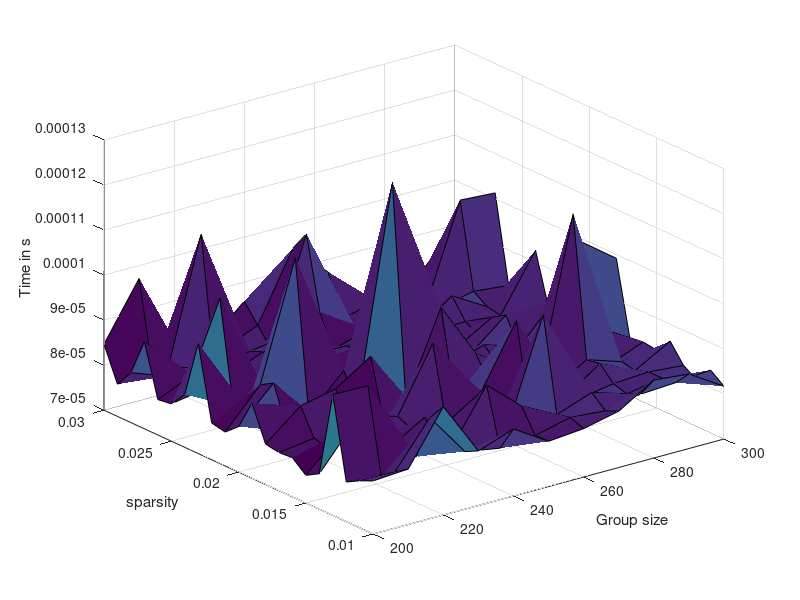

Write the MATLAB code that produced this figure.
load("data1_timings.mat");

figure
surf(n_start:n_step:n_max,k_min:k_step:k_max,result_timing)
xlabel('Group size');
ylabel('sparsity');
zlabel('Time in s')
